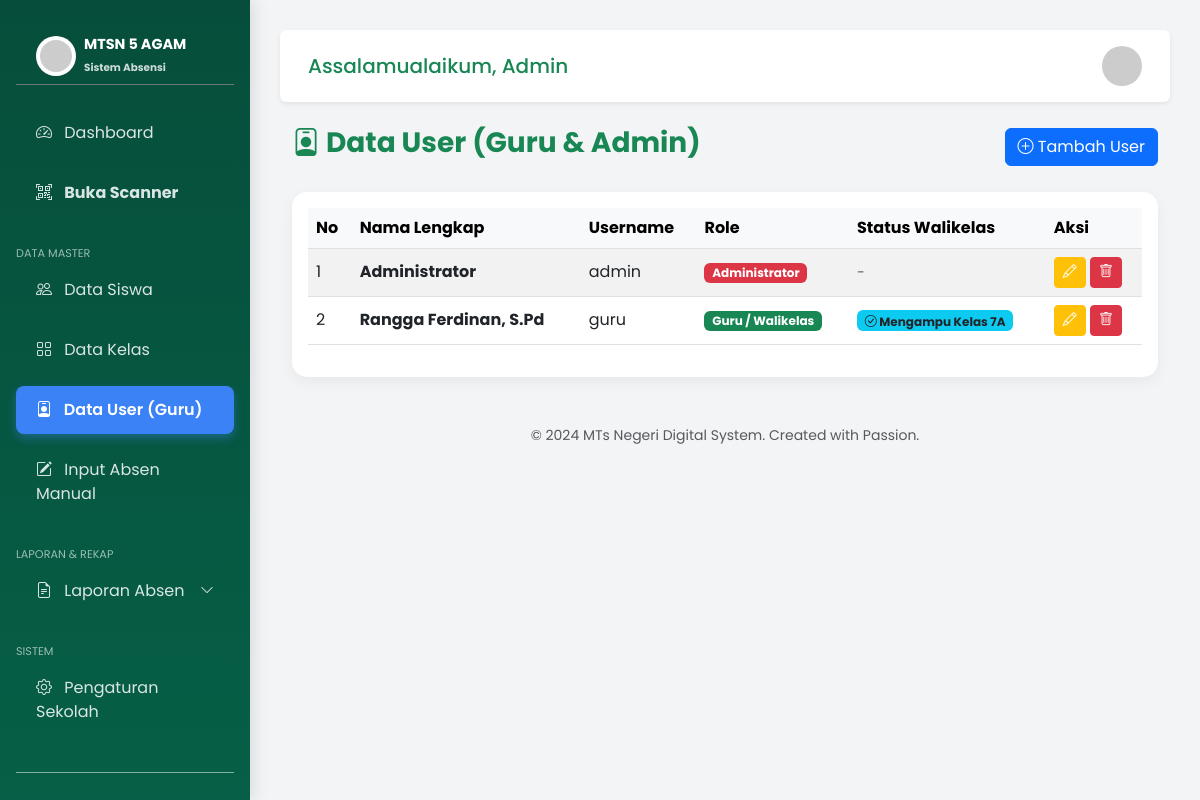
The app's page /data_user.php (signed in) with its own data.
### tables this page shows
CREATE TABLE `pengaturan` (
  `id` int(11) NOT NULL,
  `nama_sekolah` varchar(100) NOT NULL DEFAULT 'MTs NEGERI DIGITAL',
  `alamat_sekolah` text DEFAULT NULL,
  `logo_sekolah` varchar(255) DEFAULT 'logo_default.png',
  `kepala_sekolah` varchar(100) DEFAULT NULL,
  `nip_kepsek` varchar(50) DEFAULT NULL,
  `jam_masuk` time DEFAULT '07:00:00',
  `jam_pulang` time DEFAULT '14:00:00',
  `wajib_pulang` tinyint(1) DEFAULT 1,
  `api_token` varchar(255) DEFAULT NULL,
  `api_endpoint` varchar(255) DEFAULT 'https://api.fonnte.com/send',
  `pesan_masuk` text DEFAULT NULL,
  `pesan_pulang` text DEFAULT NULL
);

CREATE TABLE `users` (
  `id_user` int(11) NOT NULL,
  `nama_lengkap` varchar(100) NOT NULL,
  `username` varchar(50) NOT NULL,
  `password` varchar(255) NOT NULL,
  `role` enum('admin','walikelas') NOT NULL DEFAULT 'walikelas',
  `created_at` timestamp NOT NULL DEFAULT current_timestamp()
);

CREATE TABLE `kelas` (
  `id_kelas` int(11) NOT NULL,
  `nama_kelas` varchar(20) NOT NULL,
  `id_walikelas` int(11) DEFAULT NULL
);

### data_user.php (the view, shortened to what this page needs)
<?php
include 'config/koneksi.php';
include 'layout/header.php';
?>
<div class="container-fluid">
    <div class="d-flex justify-content-between align-items-center mb-4">
        <h3 class="fw-bold text-success"><i class="bi bi-person-badge"></i> Data User (Guru & Admin)</h3>
        <button class="btn btn-primary" data-bs-toggle="modal" data-bs-target="#modalAddUser">
            <i class="bi bi-plus-circle"></i> Tambah User
        </button>
    </div>
    <div class="card card-custom bg-white">
        <div class="card-body">
            <div class="table-responsive">
                <table class="table table-striped table-hover align-middle">
                    <thead class="table-light">
                        <tr>
                            <th>No</th>
                            <th>Nama Lengkap</th>
                            <th>Username</th>
                            <th>Role</th>
                            <th>Status Walikelas</th>
                            <th>Aksi</th>
                        </tr>
                    </thead>
                    <tbody>
                        <?php
                        $no = 1;
                        $query = mysqli_query($koneksi, "
                            SELECT users.*, kelas.nama_kelas
                            FROM users
                            LEFT JOIN kelas ON users.id_user = kelas.id_walikelas
                            ORDER BY users.role ASC, users.nama_lengkap ASC
                        ");
                        while($row = mysqli_fetch_assoc($query)) :
                        ?>
                        <tr>
                            <td><?php echo $no++; ?></td>
                            <td class="fw-bold"><?php echo $row['nama_lengkap']; ?></td>
                            <td><?php echo $row['username']; ?></td>
                            <td>
                                <?php
                                if($row['role'] == 'admin'){
                                    echo '<span class="badge bg-danger">Administrator</span>';
                                } else {
                                    echo '<span class="badge bg-success">Guru / Walikelas</span>';
                                }
                                ?>
                            </td>
                            <td>
                                <?php
                                if($row['nama_kelas']){
                                    echo '<span class="badge bg-info text-dark"><i class="bi bi-check-circle"></i> Mengampu Kelas '.$row['nama_kelas'].'</span>';
                                } else {
                                    if($row['role'] == 'walikelas'){
                                        echo '<span class="text-muted small fst-italic">- Belum ada kelas -</span>';
                                    } else {
                                        echo '<span class="text-muted small">-</span>';
                                    }
                                }
                                ?>
                            </td>
                            <td>
                                <button class="btn btn-sm btn-warning text-white btn-edit"
                                    data-bs-toggle="modal"
                                    data-bs-target="#modalEditUser"
                                    data-id="<?php echo $row['id_user']; ?>"
                                    data-nama="<?php echo $row['nama_lengkap']; ?>"
                                    data-user="<?php echo $row['username']; ?>"
                                    data-role="<?php echo $row['role']; ?>">
                                    <i class="bi bi-pencil"></i>
                                </button>
                                <a href="data_user.php?hapus=<?php echo $row['id_user']; ?>"
                                   class="btn btn-sm btn-danger"
                                   onclick="return confirm('Yakin ingin menghapus user <?php echo $row['nama_lengkap']; ?>?')">
                                   <i class="bi bi-trash"></i>
                                </a>
                            </td>
                        </tr>
                        <?php endwhile; ?>
                    </tbody>
                </table>
            </div>
        </div>
    </div>
</div>
<?php include 'layout/footer.php'; ?>

### layout/sidebar.php (shortened to what this page needs)
<?php
if(isset($koneksi)){
    $q_instansi = mysqli_query($koneksi, "SELECT * FROM pengaturan LIMIT 1");
    $d_instansi = mysqli_fetch_assoc($q_instansi);
    $logo_sidebar = $d_instansi['logo_sekolah'];
    $nama_sidebar = $d_instansi['nama_sekolah'];
} else {
    $logo_sidebar = 'logo_default.png';
    $nama_sidebar = 'MTs NEGERI DIGITAL';
}
?>
<div class="sidebar d-flex flex-column p-3">
    <div class="brand-logo d-flex align-items-center mb-4 pb-2 border-bottom border-secondary">
        <img src="assets/img/<?php echo $logo_sidebar; ?>" alt="Logo" width="40" height="40" class="me-2 rounded-circle bg-white p-1" onerror="this.src='https://via.placeholder.com/40'">
        <div style="line-height: 1.2;">
            <span class="d-block fw-bold" style="font-size: 0.9rem;"><?php echo $nama_sidebar; ?></span>
            <small style="font-size: 0.65rem; opacity: 0.8;">Sistem Absensi</small>
        </div>
    </div>
    <ul class="nav nav-pills flex-column mb-2">
        <li class="nav-item mb-1">
            <a href="index.php" class="nav-link <?php echo (basename($_SERVER['PHP_SELF']) == 'index.php') ? 'active' : ''; ?>">
                <i class="bi bi-speedometer2 me-2"></i> Dashboard
            </a>
        </li>
        <li class="nav-item mb-1">
            <a href="scan.php" target="_blank" class="nav-link text-warning bg-warning bg-opacity-10 border border-warning border-opacity-25">
                <i class="bi bi-qr-code-scan me-2"></i> <b>Buka Scanner</b>
            </a>
        </li>
        <li class="nav-header text-uppercase small mt-3 mb-1" style="opacity: 0.6; font-size: 0.7rem;">Data Master</li>
        <li class="nav-item mb-1">
            <a href="data_siswa.php" class="nav-link <?php echo (basename($_SERVER['PHP_SELF']) == 'data_siswa.php') ? 'active' : ''; ?>">
                <i class="bi bi-people me-2"></i> Data Siswa
            </a>
        </li>
        <li class="nav-item mb-1">
            <a href="data_kelas.php" class="nav-link <?php echo (basename($_SERVER['PHP_SELF']) == 'data_kelas.php') ? 'active' : ''; ?>">
                <i class="bi bi-grid me-2"></i> Data Kelas
            </a>
        </li>
        <li class="nav-item mb-1">
            <a href="data_user.php" class="nav-link <?php echo (basename($_SERVER['PHP_SELF']) == 'data_user.php') ? 'active' : ''; ?>">
                <i class="bi bi-person-badge me-2"></i> Data User (Guru)
            </a>
        </li>
        <li class="nav-item mb-1">
            <a href="input_manual.php" class="nav-link <?php echo (basename($_SERVER['PHP_SELF']) == 'input_manual.php') ? 'active' : ''; ?>">
                <i class="bi bi-pencil-square me-2"></i> Input Absen Manual
            </a>
        </li>
        <li class="nav-header text-uppercase small mt-3 mb-1" style="opacity: 0.6; font-size: 0.7rem;">Laporan & Rekap</li>
        <li class="nav-item mb-1">
            <a href="#submenuLaporan" data-bs-toggle="collapse" class="nav-link d-flex justify-content-between align-items-center text-white" aria-expanded="false">
                <span><i class="bi bi-file-earmark-text me-2"></i> Laporan Absen</span>
                <i class="bi bi-chevron-down small"></i>
            </a>
        </li>
        <li class="nav-header text-uppercase small mt-3 mb-1" style="opacity: 0.6; font-size: 0.7rem;">Sistem</li>
        <li class="nav-item mb-1">
            <a href="pengaturan.php" class="nav-link <?php echo (basename($_SERVER['PHP_SELF']) == 'pengaturan.php') ? 'active' : ''; ?>">
                <i class="bi bi-gear me-2"></i> Pengaturan Sekolah
            </a>
        </li>
    </ul>
    <div class="mt-auto pb-3">
        <hr class="text-white opacity-50">
        <a href="logout.php" class="nav-link text-danger bg-danger bg-opacity-10 border border-danger border-opacity-25 text-center py-2 rounded">
        </a>
    </div>
</div>

### assets/css/style.css (style rules this page uses)
:root { --mts-dark: #064e3b; --mts-main: #10b981; --mts-light: #d1fae5; --text-dark: #1f2937; }
body { font-family: "Poppins", sans-serif; background-color: #f3f4f6; color: var(--text-dark); }
.sidebar { height: 100vh; width: 250px; position: fixed; top: 0; left: 0; background: linear-gradient(180deg, #064e3b 0%, #065f46 100%); color: white; box-shadow: 4px 0 15px rgba(0, 0, 0, 0.1); z-index: 1000; overflow-y: auto; }
.sidebar .nav-link { color: rgba(255, 255, 255, 0.85) !important; margin-bottom: 8px; padding: 12px 20px; border-radius: 8px; transition: all 0.3s ease; border: none !important; font-weight: 400; background: transparent !important; }
.sidebar .nav-link.active { background-color: #3b82f6 !important; color: #ffffff !important; font-weight: 600; box-shadow: 0 4px 10px rgba(59, 130, 246, 0.4); }
.brand-logo { font-size: 1.2rem; font-weight: bold; padding: 20px; border-bottom: 1px solid rgba(255, 255, 255, 0.1); margin-bottom: 20px; }
.card-custom { border: none; border-radius: 15px; box-shadow: 0 5px 15px rgba(0, 0, 0, 0.05); transition: transform 0.3s; }

### records on screen
pengaturan: nama_sekolah "MTSN 5 AGAM"
users: nama_lengkap "Administrator", username "admin", role "Administrator"
kelas: id_walikelas.nama_lengkap "Rangga Ferdinan, S.Pd", id_walikelas.username "guru", shows "Guru / Walikelas", nama_kelas "7A"
